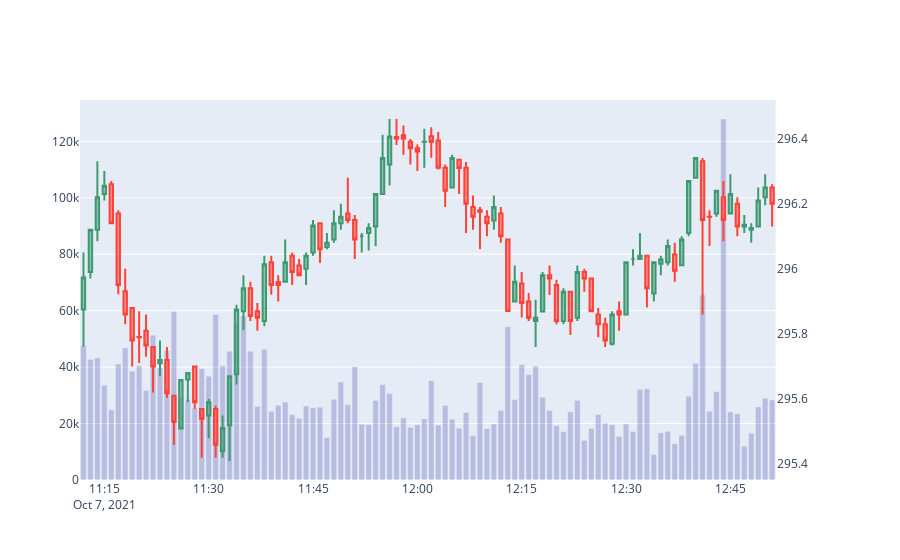

Write notebook code for a chart like this one.
### Code cell
import plotly.graph_objects as go
from plotly.subplots import make_subplots
import plotly.express as px

fig2 = make_subplots(specs=[[{"secondary_y": True}]])

fig2.add_trace(go.Candlestick(x=primeFrame['date'],
                open=primeFrame['open'], high=primeFrame['high'],
                low=primeFrame['low'], close=primeFrame['close'],
                name='CandleStick'),
                secondary_y= True
                )

# include a go.Bar trace for volumes
fig2.add_trace(go.Bar(x=primeFrame['date'], y=primeFrame['volume'],
                name='Volume',marker_color = '#00008B',marker_opacity = 0.2),
               secondary_y=False)

fig2.layout.yaxis2.showgrid=False

fig2.update_layout(
    showlegend=False,
    xaxis_rangeslider_visible=False
)

fig2.show()
